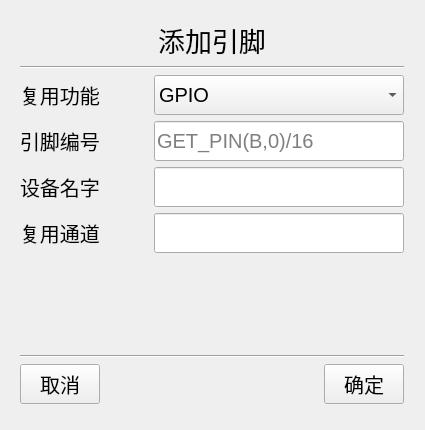
<?xml version="1.0" encoding="UTF-8"?>
<ui version="4.0">
 <class>add</class>
 <widget class="QWidget" name="add">
  <property name="geometry">
   <rect>
    <x>0</x>
    <y>0</y>
    <width>425</width>
    <height>430</height>
   </rect>
  </property>
  <property name="minimumSize">
   <size>
    <width>425</width>
    <height>430</height>
   </size>
  </property>
  <property name="maximumSize">
   <size>
    <width>425</width>
    <height>430</height>
   </size>
  </property>
  <property name="windowTitle">
   <string>Form</string>
  </property>
  <widget class="QWidget" name="">
   <property name="geometry">
    <rect>
     <x>20</x>
     <y>20</y>
     <width>384</width>
     <height>384</height>
    </rect>
   </property>
   <layout class="QGridLayout" name="gridLayout">
    <item row="3" column="0">
     <layout class="QVBoxLayout" name="verticalLayout_2">
      <item>
       <layout class="QVBoxLayout" name="verticalLayout">
        <item>
         <layout class="QHBoxLayout" name="horizontalLayout_5">
          <item>
           <layout class="QHBoxLayout" name="horizontalLayout_4">
            <item>
             <widget class="QLabel" name="label_2">
              <property name="minimumSize">
               <size>
                <width>110</width>
                <height>0</height>
               </size>
              </property>
              <property name="font">
               <font>
                <pointsize>15</pointsize>
               </font>
              </property>
              <property name="text">
               <string>复用功能</string>
              </property>
             </widget>
            </item>
            <item>
             <widget class="QComboBox" name="funcbox">
              <property name="minimumSize">
               <size>
                <width>250</width>
                <height>40</height>
               </size>
              </property>
              <property name="maximumSize">
               <size>
                <width>250</width>
                <height>40</height>
               </size>
              </property>
              <property name="font">
               <font>
                <pointsize>15</pointsize>
               </font>
              </property>
              <property name="sizeAdjustPolicy">
               <enum>QComboBox::AdjustToContents</enum>
              </property>
              <item>
               <property name="text">
                <string>GPIO</string>
               </property>
              </item>
              <item>
               <property name="text">
                <string>UART</string>
               </property>
              </item>
              <item>
               <property name="text">
                <string>PWM</string>
               </property>
              </item>
              <item>
               <property name="text">
                <string>ADC</string>
               </property>
              </item>
              <item>
               <property name="text">
                <string>DAC</string>
               </property>
              </item>
              <item>
               <property name="text">
                <string>SPI</string>
               </property>
              </item>
              <item>
               <property name="text">
                <string>I2C</string>
               </property>
              </item>
              <item>
               <property name="text">
                <string>USB</string>
               </property>
              </item>
             </widget>
            </item>
           </layout>
          </item>
         </layout>
        </item>
        <item>
         <layout class="QHBoxLayout" name="horizontalLayout_3">
          <item>
           <widget class="QLabel" name="rttpinlabel">
            <property name="minimumSize">
             <size>
              <width>110</width>
              <height>0</height>
             </size>
            </property>
            <property name="font">
             <font>
              <pointsize>15</pointsize>
             </font>
            </property>
            <property name="text">
             <string>引脚编号</string>
            </property>
           </widget>
          </item>
          <item>
           <widget class="QLineEdit" name="rttpinedit">
            <property name="minimumSize">
             <size>
              <width>0</width>
              <height>40</height>
             </size>
            </property>
            <property name="maximumSize">
             <size>
              <width>250</width>
              <height>40</height>
             </size>
            </property>
            <property name="font">
             <font>
              <pointsize>15</pointsize>
             </font>
            </property>
            <property name="alignment">
             <set>Qt::AlignLeading|Qt::AlignLeft|Qt::AlignVCenter</set>
            </property>
            <property name="placeholderText">
             <string>GET_PIN(B,0)/16</string>
            </property>
           </widget>
          </item>
         </layout>
        </item>
        <item>
         <layout class="QHBoxLayout" name="horizontalLayout_6">
          <item>
           <layout class="QHBoxLayout" name="horizontalLayout_2">
            <item>
             <widget class="QLabel" name="devnamelabel">
              <property name="minimumSize">
               <size>
                <width>110</width>
                <height>0</height>
               </size>
              </property>
              <property name="font">
               <font>
                <pointsize>15</pointsize>
               </font>
              </property>
              <property name="text">
               <string>设备名字</string>
              </property>
             </widget>
            </item>
            <item>
             <widget class="QLineEdit" name="devnameedit">
              <property name="minimumSize">
               <size>
                <width>250</width>
                <height>40</height>
               </size>
              </property>
              <property name="maximumSize">
               <size>
                <width>100</width>
                <height>40</height>
               </size>
              </property>
              <property name="font">
               <font>
                <pointsize>15</pointsize>
               </font>
              </property>
              <property name="alignment">
               <set>Qt::AlignLeading|Qt::AlignLeft|Qt::AlignVCenter</set>
              </property>
             </widget>
            </item>
           </layout>
          </item>
         </layout>
        </item>
        <item>
         <layout class="QHBoxLayout" name="horizontalLayout_7">
          <item>
           <layout class="QHBoxLayout" name="horizontalLayout">
            <item>
             <widget class="QLabel" name="channellabel">
              <property name="minimumSize">
               <size>
                <width>110</width>
                <height>0</height>
               </size>
              </property>
              <property name="font">
               <font>
                <pointsize>15</pointsize>
               </font>
              </property>
              <property name="text">
               <string>复用通道</string>
              </property>
             </widget>
            </item>
            <item>
             <widget class="QLineEdit" name="channeledit">
              <property name="minimumSize">
               <size>
                <width>250</width>
                <height>40</height>
               </size>
              </property>
              <property name="maximumSize">
               <size>
                <width>100</width>
                <height>40</height>
               </size>
              </property>
              <property name="font">
               <font>
                <pointsize>15</pointsize>
               </font>
              </property>
              <property name="alignment">
               <set>Qt::AlignLeading|Qt::AlignLeft|Qt::AlignVCenter</set>
              </property>
             </widget>
            </item>
           </layout>
          </item>
         </layout>
        </item>
       </layout>
      </item>
      <item>
       <spacer name="verticalSpacer">
        <property name="orientation">
         <enum>Qt::Vertical</enum>
        </property>
        <property name="sizeHint" stdset="0">
         <size>
          <width>20</width>
          <height>40</height>
         </size>
        </property>
       </spacer>
      </item>
      <item>
       <widget class="Line" name="line_2">
        <property name="orientation">
         <enum>Qt::Horizontal</enum>
        </property>
       </widget>
      </item>
      <item>
       <layout class="QHBoxLayout" name="horizontalLayout_8">
        <item>
         <widget class="QPushButton" name="cancebtn">
          <property name="minimumSize">
           <size>
            <width>80</width>
            <height>40</height>
           </size>
          </property>
          <property name="maximumSize">
           <size>
            <width>80</width>
            <height>40</height>
           </size>
          </property>
          <property name="font">
           <font>
            <pointsize>15</pointsize>
           </font>
          </property>
          <property name="text">
           <string>取消</string>
          </property>
         </widget>
        </item>
        <item>
         <spacer name="horizontalSpacer">
          <property name="orientation">
           <enum>Qt::Horizontal</enum>
          </property>
          <property name="sizeHint" stdset="0">
           <size>
            <width>40</width>
            <height>20</height>
           </size>
          </property>
         </spacer>
        </item>
        <item>
         <widget class="QPushButton" name="addbtn">
          <property name="minimumSize">
           <size>
            <width>80</width>
            <height>40</height>
           </size>
          </property>
          <property name="maximumSize">
           <size>
            <width>80</width>
            <height>40</height>
           </size>
          </property>
          <property name="font">
           <font>
            <pointsize>15</pointsize>
           </font>
          </property>
          <property name="text">
           <string>确定</string>
          </property>
         </widget>
        </item>
       </layout>
      </item>
     </layout>
    </item>
    <item row="1" column="0">
     <widget class="QLabel" name="namelabel">
      <property name="minimumSize">
       <size>
        <width>110</width>
        <height>0</height>
       </size>
      </property>
      <property name="font">
       <font>
        <pointsize>20</pointsize>
       </font>
      </property>
      <property name="text">
       <string>添加引脚</string>
      </property>
      <property name="alignment">
       <set>Qt::AlignCenter</set>
      </property>
     </widget>
    </item>
    <item row="2" column="0">
     <widget class="Line" name="line">
      <property name="orientation">
       <enum>Qt::Horizontal</enum>
      </property>
     </widget>
    </item>
   </layout>
  </widget>
 </widget>
 <resources/>
 <connections/>
</ui>
